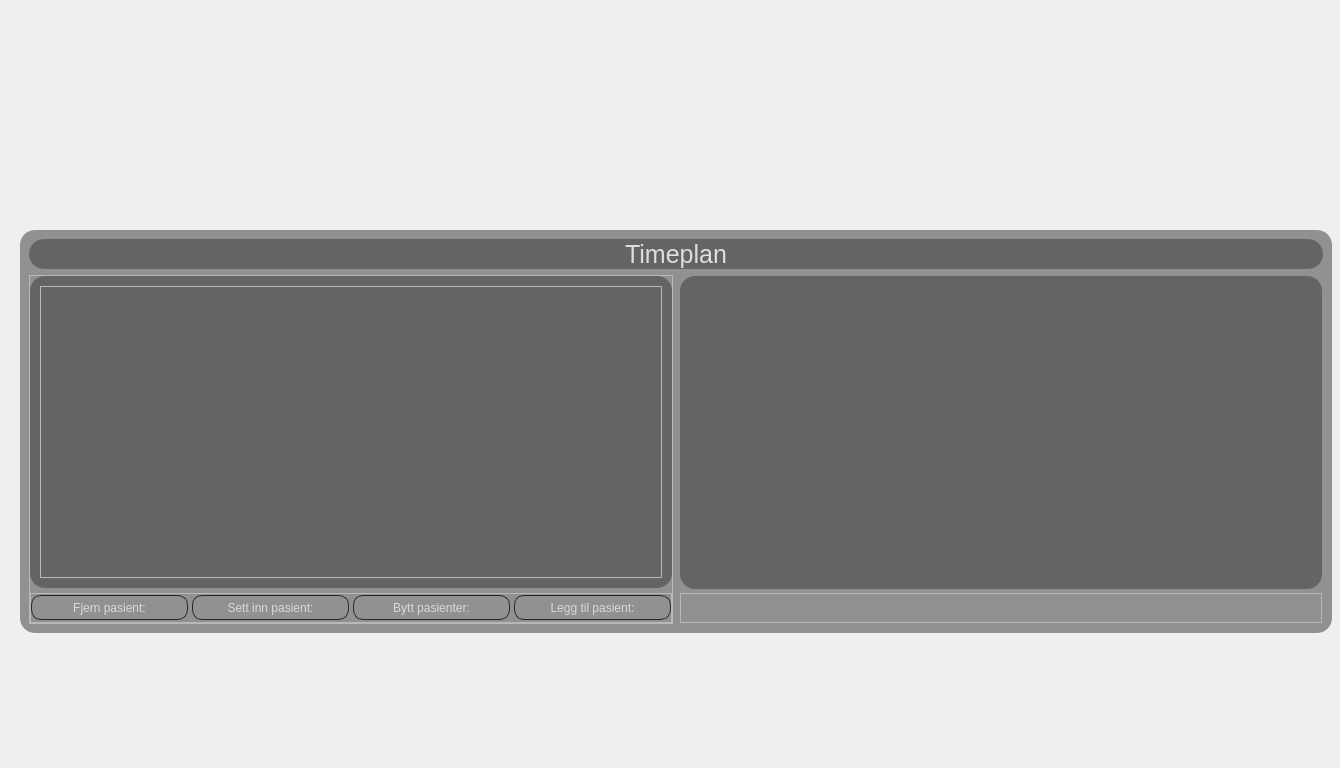
<?xml version="1.0" encoding="UTF-8"?>
<ui version="4.0">
 <class>MainWindow</class>
 <widget class="QMainWindow" name="MainWindow">
  <property name="geometry">
   <rect>
    <x>0</x>
    <y>0</y>
    <width>1340</width>
    <height>768</height>
   </rect>
  </property>
  <property name="windowTitle">
   <string>MainWindow</string>
  </property>
  <widget class="QWidget" name="centrawidget">
   <property name="styleSheet">
    <string notr="true">background:none;
</string>
   </property>
   <widget class="QFrame" name="overview">
    <property name="geometry">
     <rect>
      <x>20</x>
      <y>230</y>
      <width>1312</width>
      <height>403</height>
     </rect>
    </property>
    <property name="maximumSize">
     <size>
      <width>16777215</width>
      <height>8765</height>
     </size>
    </property>
    <property name="styleSheet">
     <string notr="true">QFrame#overview{background-color: rgba(0, 0, 0, 100); border-radius:15px;}</string>
    </property>
    <property name="frameShape">
     <enum>QFrame::NoFrame</enum>
    </property>
    <property name="frameShadow">
     <enum>QFrame::Raised</enum>
    </property>
    <layout class="QGridLayout" name="gridLayout_11">
     <item row="0" column="0" colspan="2">
      <widget class="QFrame" name="timeplan">
       <property name="maximumSize">
        <size>
         <width>16777215</width>
         <height>40</height>
        </size>
       </property>
       <property name="styleSheet">
        <string notr="true">background-color:rgb(0,0,0,80); border-radius:15px;</string>
       </property>
       <property name="frameShape">
        <enum>QFrame::StyledPanel</enum>
       </property>
       <property name="frameShadow">
        <enum>QFrame::Raised</enum>
       </property>
       <layout class="QVBoxLayout" name="verticalLayout_7">
        <property name="spacing">
         <number>0</number>
        </property>
        <property name="leftMargin">
         <number>0</number>
        </property>
        <property name="topMargin">
         <number>0</number>
        </property>
        <property name="rightMargin">
         <number>0</number>
        </property>
        <property name="bottomMargin">
         <number>0</number>
        </property>
        <item>
         <widget class="QLabel" name="timeplanlabel">
          <property name="minimumSize">
           <size>
            <width>0</width>
            <height>30</height>
           </size>
          </property>
          <property name="font">
           <font>
            <pointsize>-1</pointsize>
           </font>
          </property>
          <property name="styleSheet">
           <string notr="true">font-size:25px; background:none;
color: rgba(255, 255, 255, 200);</string>
          </property>
          <property name="text">
           <string>Timeplan</string>
          </property>
          <property name="alignment">
           <set>Qt::AlignCenter</set>
          </property>
         </widget>
        </item>
       </layout>
      </widget>
     </item>
     <item row="1" column="0">
      <widget class="QFrame" name="scrollframe">
       <property name="minimumSize">
        <size>
         <width>644</width>
         <height>0</height>
        </size>
       </property>
       <property name="styleSheet">
        <string notr="true">QFrame#frame_3{background-color:rgb(0,0,0,80);}

 QScrollBar:vertical {
	border: none;
    background: rgb(45, 45, 68, 0);
    width: 8px;
    margin: 15px 0 15px 0;
	border-radius: 0px;
 }

/*  HANDLE BAR VERTICAL */
QScrollBar::handle:vertical {	
	
	background-color: rgba(0, 0, 0, 120);
	min-height: 30px;
	border-radius: 4px;

}

QScrollBar::handle:vertical:hover{	
	
	background-color: rgb(189, 223, 246, 180);
}
QScrollBar::handle:vertical:pressed {	
	
	background-color: rgba(189, 223, 246, 100);
}

/* BTN TOP - SCROLLBAR */
QScrollBar::sub-line:vertical {
	border: none;
	background-color: rgb(59, 59, 90, 0);
	height: 0px;

}
QScrollBar::sub-line:vertical:hover {	
	background-color: rgb(255, 0, 127, 0);
}
QScrollBar::sub-line:vertical:pressed {	
	background-color: rgb(185, 0, 92, 0);
}

/* BTN BOTTOM - SCROLLBAR */
QScrollBar::add-line:vertical {
	border: none;
	background-color: rgb(59, 59, 90, 0);
	height: 0px;
}
QScrollBar::add-line:vertical:hover {	
	background-color: rgb(255, 0, 127, 0);
}
QScrollBar::add-line:vertical:pressed {	
	background-color: rgb(185, 0, 92, 0);
}

/* RESET ARROW */
QScrollBar::up-arrow:vertical, QScrollBar::down-arrow:vertical {
	background: none;
}
QScrollBar::add-page:vertical, QScrollBar::sub-page:vertical {
	background: none;
}

QScrollBar::sub-page:vertical {
    
	background-color: rgb(255, 85,0,0);
}

QScrollBar::add-page:vertical {
    background-color:rgb(0,0,123,0);
}
</string>
       </property>
       <property name="frameShape">
        <enum>QFrame::StyledPanel</enum>
       </property>
       <property name="frameShadow">
        <enum>QFrame::Raised</enum>
       </property>
       <layout class="QGridLayout" name="gridLayout_12">
        <property name="leftMargin">
         <number>0</number>
        </property>
        <property name="topMargin">
         <number>0</number>
        </property>
        <property name="rightMargin">
         <number>0</number>
        </property>
        <property name="bottomMargin">
         <number>0</number>
        </property>
        <property name="horizontalSpacing">
         <number>0</number>
        </property>
        <property name="verticalSpacing">
         <number>5</number>
        </property>
        <item row="0" column="0" colspan="2">
         <widget class="QScrollArea" name="scrollArea_3">
          <property name="styleSheet">
           <string notr="true">QScrollArea{background-color:rgb(0,0,0,80); border-radius:15px;}
QScrollBar::add-page:vertical, QScrollBar::sub-page:verticall{background-color:rgb(0,0,0,0);}</string>
          </property>
          <property name="widgetResizable">
           <bool>true</bool>
          </property>
          <widget class="QWidget" name="scrollAreaWidgetContents_3">
           <property name="geometry">
            <rect>
             <x>0</x>
             <y>0</y>
             <width>642</width>
             <height>312</height>
            </rect>
           </property>
           <property name="styleSheet">
            <string notr="true">background-color:rgb(0,0,0,0);</string>
           </property>
           <layout class="QVBoxLayout" name="verticalLayout_69">
            <property name="spacing">
             <number>6</number>
            </property>
            <property name="leftMargin">
             <number>10</number>
            </property>
            <property name="topMargin">
             <number>10</number>
            </property>
            <property name="rightMargin">
             <number>10</number>
            </property>
            <property name="bottomMargin">
             <number>10</number>
            </property>
            <item>
             <widget class="QFrame" name="scrollingframe">
              <property name="minimumSize">
               <size>
                <width>0</width>
                <height>0</height>
               </size>
              </property>
              <property name="styleSheet">
               <string notr="true">QFrame#scrollingframe{background:none;}</string>
              </property>
              <property name="frameShape">
               <enum>QFrame::StyledPanel</enum>
              </property>
              <property name="frameShadow">
               <enum>QFrame::Raised</enum>
              </property>
              <layout class="QVBoxLayout" name="verticalLayout_70">
               <property name="spacing">
                <number>0</number>
               </property>
               <property name="leftMargin">
                <number>0</number>
               </property>
               <property name="topMargin">
                <number>0</number>
               </property>
               <property name="rightMargin">
                <number>0</number>
               </property>
               <property name="bottomMargin">
                <number>0</number>
               </property>
              </layout>
             </widget>
            </item>
           </layout>
          </widget>
         </widget>
        </item>
        <item row="1" column="0" colspan="2">
         <widget class="QFrame" name="leggtilframe">
          <property name="minimumSize">
           <size>
            <width>0</width>
            <height>30</height>
           </size>
          </property>
          <property name="maximumSize">
           <size>
            <width>16777215</width>
            <height>30</height>
           </size>
          </property>
          <property name="styleSheet">
           <string notr="true">background:none;</string>
          </property>
          <property name="frameShape">
           <enum>QFrame::StyledPanel</enum>
          </property>
          <property name="frameShadow">
           <enum>QFrame::Raised</enum>
          </property>
          <layout class="QHBoxLayout" name="horizontalLayout">
           <property name="spacing">
            <number>4</number>
           </property>
           <property name="leftMargin">
            <number>0</number>
           </property>
           <property name="topMargin">
            <number>0</number>
           </property>
           <property name="rightMargin">
            <number>0</number>
           </property>
           <property name="bottomMargin">
            <number>0</number>
           </property>
           <item>
            <widget class="QPushButton" name="fjern">
             <property name="minimumSize">
              <size>
               <width>70</width>
               <height>25</height>
              </size>
             </property>
             <property name="toolTip">
              <string>Fjern markert(e) pasienter fra timeplanen.</string>
             </property>
             <property name="styleSheet">
              <string notr="true">QPushButton{
border:1px solid;
border-color: rgb(39, 39, 39);
border-radius:0px;
border-radius:10px;
background-color: rbg(0,0,0,80);
color: rgb(217, 217, 217);
}
QPushButton:hover{
background-color: rgba(0, 0, 0, 120);
}

QPushButton:pressed{
background-color: rgba(0, 0, 0, 200);
}</string>
             </property>
             <property name="text">
              <string>Fjern pasient:</string>
             </property>
            </widget>
           </item>
           <item>
            <widget class="QPushButton" name="fjern_2">
             <property name="minimumSize">
              <size>
               <width>70</width>
               <height>25</height>
              </size>
             </property>
             <property name="toolTip">
              <string>Sett pasient inn midt i planen. Fører pasienten frem i køen og forskyver behandlingstidspunktene til pasientene bak i køen.</string>
             </property>
             <property name="styleSheet">
              <string notr="true">QPushButton{
border:1px solid;
border-color: rgb(39, 39, 39);
border-radius:0px;
border-radius:10px;
background-color: rbg(0,0,0,80);
color: rgb(217, 217, 217);
}
QPushButton:hover{
background-color: rgba(0, 0, 0, 120);
}

QPushButton:pressed{
background-color: rgba(0, 0, 0, 200);
}</string>
             </property>
             <property name="text">
              <string>Sett inn pasient:</string>
             </property>
            </widget>
           </item>
           <item>
            <widget class="QPushButton" name="fjern_3">
             <property name="minimumSize">
              <size>
               <width>70</width>
               <height>25</height>
              </size>
             </property>
             <property name="toolTip">
              <string>Bytt timeplanene til to pasienter. Merk: kun to pasienter kan byttes om gangen.</string>
             </property>
             <property name="styleSheet">
              <string notr="true">QPushButton{
border:1px solid;
border-color: rgb(39, 39, 39);
border-radius:0px;
border-radius:10px;
background-color: rbg(0,0,0,80);
color: rgb(217, 217, 217);
}
QPushButton:hover{
background-color: rgba(0, 0, 0, 120);
}

QPushButton:pressed{
background-color: rgba(0, 0, 0, 200);
}</string>
             </property>
             <property name="text">
              <string>Bytt pasienter:</string>
             </property>
            </widget>
           </item>
           <item>
            <widget class="QPushButton" name="leggtil">
             <property name="minimumSize">
              <size>
               <width>70</width>
               <height>25</height>
              </size>
             </property>
             <property name="toolTip">
              <string>Legger til en pasient bakerst i timeplanen.</string>
             </property>
             <property name="styleSheet">
              <string notr="true">QPushButton{
border:1px solid;
border-color: rgb(39, 39, 39);
border-radius:0px;
border-radius:10px;
background-color: rbg(0,0,0,80);
color: rgb(217, 217, 217);
}
QPushButton:hover{
background-color: rgba(0, 0, 0, 120);
}

QPushButton:pressed{
background-color: rgba(0, 0, 0, 200);
}</string>
             </property>
             <property name="text">
              <string>Legg til pasient:</string>
             </property>
            </widget>
           </item>
          </layout>
         </widget>
        </item>
       </layout>
      </widget>
     </item>
     <item row="1" column="1">
      <widget class="QFrame" name="frame_35">
       <property name="minimumSize">
        <size>
         <width>644</width>
         <height>0</height>
        </size>
       </property>
       <property name="styleSheet">
        <string notr="true">background-color:rgb(0,0,0,0); corner-radius:15px;</string>
       </property>
       <property name="frameShape">
        <enum>QFrame::StyledPanel</enum>
       </property>
       <property name="frameShadow">
        <enum>QFrame::Raised</enum>
       </property>
       <layout class="QVBoxLayout" name="verticalLayout_72">
        <property name="spacing">
         <number>4</number>
        </property>
        <property name="leftMargin">
         <number>0</number>
        </property>
        <property name="topMargin">
         <number>0</number>
        </property>
        <property name="rightMargin">
         <number>0</number>
        </property>
        <property name="bottomMargin">
         <number>0</number>
        </property>
        <item>
         <widget class="QFrame" name="frame_36">
          <property name="styleSheet">
           <string notr="true">border-radius:15px;
background-color:rgb(0,0,0,80); 
</string>
          </property>
          <property name="frameShape">
           <enum>QFrame::StyledPanel</enum>
          </property>
          <property name="frameShadow">
           <enum>QFrame::Raised</enum>
          </property>
         </widget>
        </item>
        <item>
         <widget class="QFrame" name="frame_37">
          <property name="minimumSize">
           <size>
            <width>0</width>
            <height>30</height>
           </size>
          </property>
          <property name="maximumSize">
           <size>
            <width>16777215</width>
            <height>30</height>
           </size>
          </property>
          <property name="styleSheet">
           <string notr="true">background:none;</string>
          </property>
          <property name="frameShape">
           <enum>QFrame::StyledPanel</enum>
          </property>
          <property name="frameShadow">
           <enum>QFrame::Raised</enum>
          </property>
         </widget>
        </item>
       </layout>
      </widget>
     </item>
    </layout>
   </widget>
  </widget>
 </widget>
 <resources>
  <include location="Bakgrunnsbilde.qrc"/>
 </resources>
 <connections/>
</ui>
